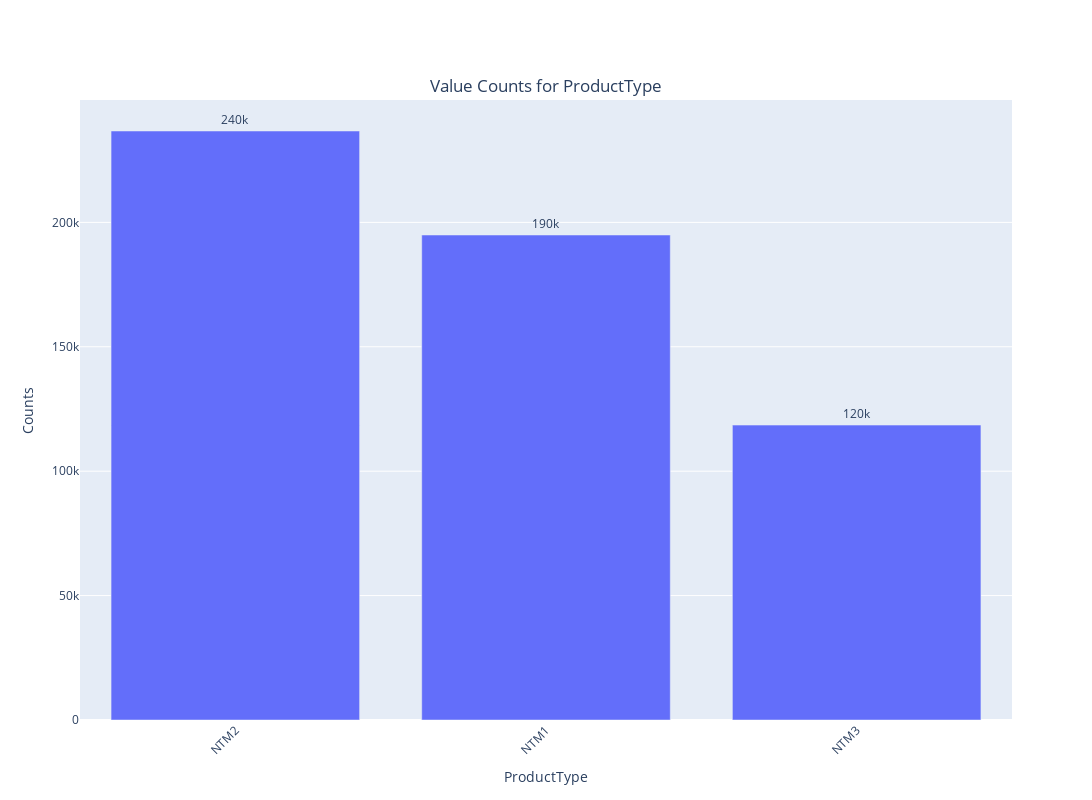
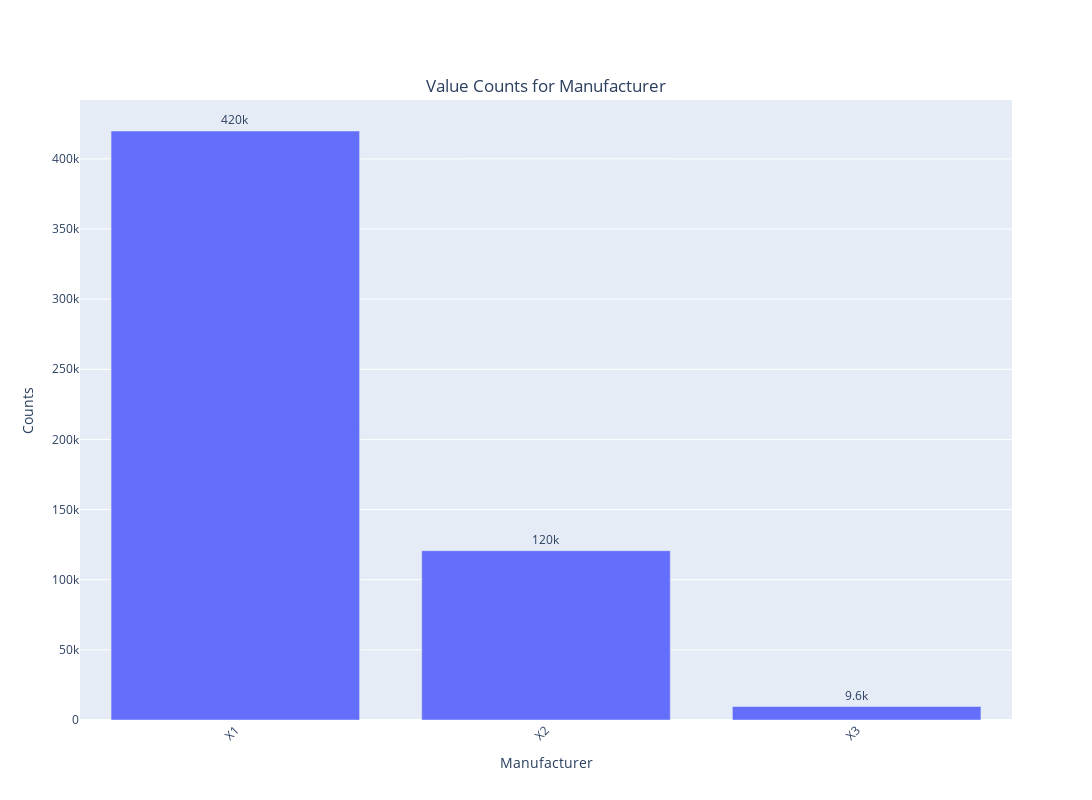
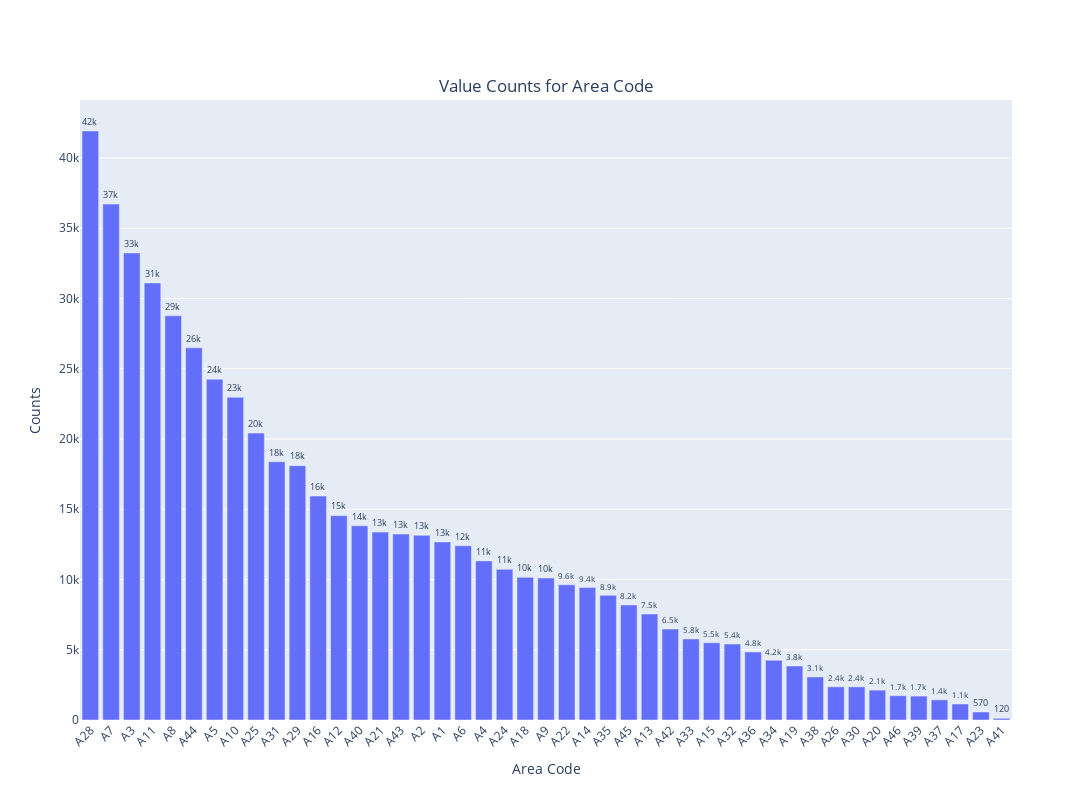
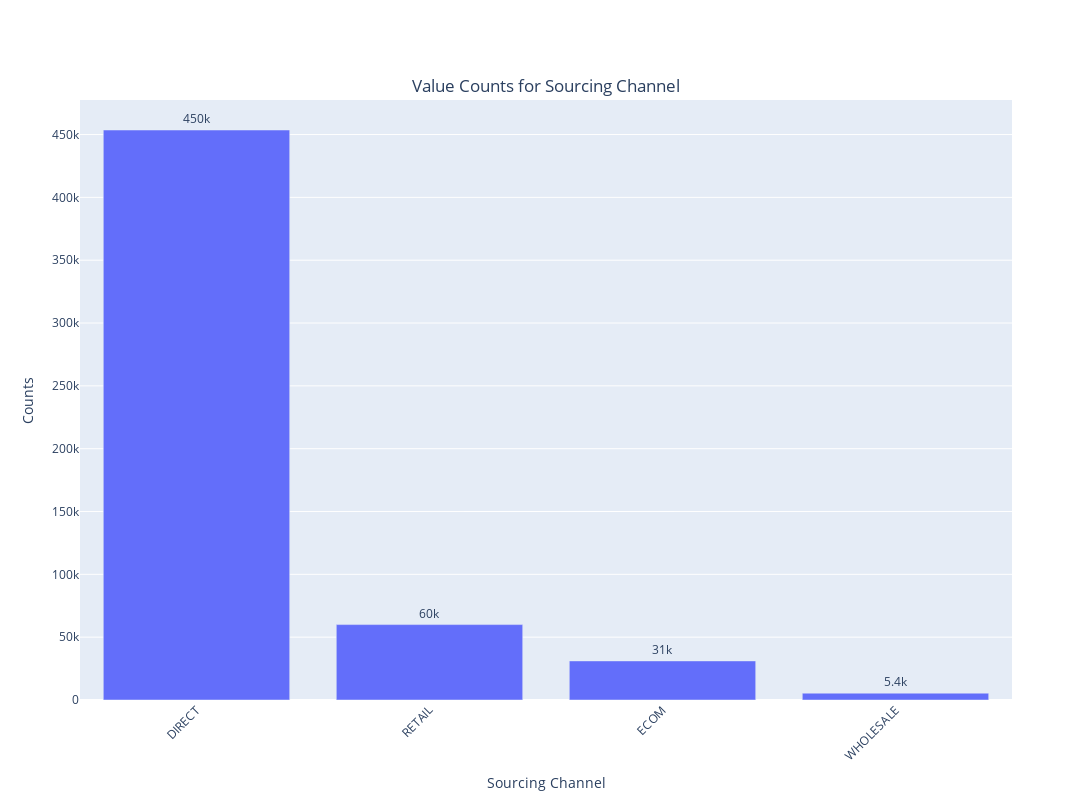

The notebook cell these images were saved under, in order:
### Code cell
# Assuming df is your DataFrame
categorical_columns = train_df.select_dtypes(include=['object' , "datetime64[ns]"]).columns

for column in categorical_columns:
    # Prepare the data
    data = train_df[column].value_counts().reset_index()
    data.columns = [column, 'Counts']

    # Create the plot
    fig = px.bar(data, 
                 x=column, 
                 y='Counts', 
                 text='Counts',  # Adding text to bars
                 labels={column: 'Category', 'Counts': 'Counts'}, 
                 title=f'Value Counts of {column}')
    

    # Customizing text position and styling
    fig.update_traces(texttemplate='%{text:.2s}', textposition='outside')
    
    # Customizing layout and axes
    fig.update_layout(
        xaxis_title=column,
        yaxis_title="Counts",
        title={
            'text': f'Value Counts for {column}',
            'y':0.9,
            'x':0.5,
            'xanchor': 'center',
            'yanchor': 'top'
        },
        xaxis_tickangle=-45 , # Angle the x-axis labels for better readability
        height=800,  # Set the height of the plot
        width=1200,  # Set the width of the plot
    )
    
    fig.show()

### Figure 1 — Plotly figure (JSON) as saved in the notebook; plotly's stock layout.template omitted (floating-point values rounded to 4 significant figures)
{"data": [{"alignmentgroup": "True", "hovertemplate": "Category=%{x}<br>Counts=%{text}<extra></extra>", "legendgroup": "", "marker": {"color": "#636efa", "pattern": {"shape": ""}}, "name": "", "offsetgroup": "", "orientation": "v", "showlegend": false, "text": [236726, 194923, 118527], "textposition": "outside", "texttemplate": "%{text:.2s}", "type": "bar", "x": ["NTM2", "NTM1", "NTM3"], "xaxis": "x", "y": [236726, 194923, 118527], "yaxis": "y"}], "layout": {"barmode": "relative", "height": 800, "legend": {"tracegroupgap": 0}, "title": {"text": "Value Counts for ProductType", "x": 0.5, "xanchor": "center", "y": 0.9, "yanchor": "top"}, "width": 1200, "xaxis": {"anchor": "y", "domain": [0, 1], "tickangle": -45, "title": {"text": "ProductType"}}, "yaxis": {"anchor": "x", "domain": [0, 1], "title": {"text": "Counts"}}}}

### Figure 2 — Plotly figure (JSON) as saved in the notebook; plotly's stock layout.template omitted (floating-point values rounded to 4 significant figures)
{"data": [{"alignmentgroup": "True", "hovertemplate": "Category=%{x}<br>Counts=%{text}<extra></extra>", "legendgroup": "", "marker": {"color": "#636efa", "pattern": {"shape": ""}}, "name": "", "offsetgroup": "", "orientation": "v", "showlegend": false, "text": [419857, 120695, 9624], "textposition": "outside", "texttemplate": "%{text:.2s}", "type": "bar", "x": ["X1", "X2", "X3"], "xaxis": "x", "y": [419857, 120695, 9624], "yaxis": "y"}], "layout": {"barmode": "relative", "height": 800, "legend": {"tracegroupgap": 0}, "title": {"text": "Value Counts for Manufacturer", "x": 0.5, "xanchor": "center", "y": 0.9, "yanchor": "top"}, "width": 1200, "xaxis": {"anchor": "y", "domain": [0, 1], "tickangle": -45, "title": {"text": "Manufacturer"}}, "yaxis": {"anchor": "x", "domain": [0, 1], "title": {"text": "Counts"}}}}

### Figure 3 — Plotly figure (JSON) as saved in the notebook; plotly's stock layout.template omitted (floating-point values rounded to 4 significant figures)
{"data": [{"alignmentgroup": "True", "hovertemplate": "Category=%{x}<br>Counts=%{text}<extra></extra>", "legendgroup": "", "marker": {"color": "#636efa", "pattern": {"shape": ""}}, "name": "", "offsetgroup": "", "orientation": "v", "showlegend": false, "text": [41925, 36723, 33247, 31111, 28772, 26490, 24252, 22970, 20422, 18379, 18105, 15938, 14547, 13820, 13374, 13234, 13145, 12676, 12399, 11326, 10725, 10154, 10107, 9624, 9424, 8877, 8188, 7548, 6470, 5769, 5496, 5408, 4843, 4249, 3839, 3065, 2360, 2357, 2126, 1732, 1702, 1432, 1139, 569, 118], "textposition": "outside", "texttemplate": "%{text:.2s}", "type": "bar", "x": ["A28", "A7", "A3", "A11", "A8", "A44", "A5", "A10", "A25", "A31", "A29", "A16", "A12", "A40", "A21", "A43", "A2", "A1", "A6", "A4", "A24", "A18", "A9", "A22", "A14", "A35", "A45", "A13", "A42", "A33", "A15", "A32", "A36", "A34", "A19", "A38", "A26", "A30", "A20", "A46", "A39", "A37", "A17", "A23", "A41"], "xaxis": "x", "y": [41925, 36723, 33247, 31111, 28772, 26490, 24252, 22970, 20422, 18379, 18105, 15938, 14547, 13820, 13374, 13234, 13145, 12676, 12399, 11326, 10725, 10154, 10107, 9624, 9424, 8877, 8188, 7548, 6470, 5769, 5496, 5408, 4843, 4249, 3839, 3065, 2360, 2357, 2126, 1732, 1702, 1432, 1139, 569, 118], "yaxis": "y"}], "layout": {"barmode": "relative", "height": 800, "legend": {"tracegroupgap": 0}, "title": {"text": "Value Counts for Area Code", "x": 0.5, "xanchor": "center", "y": 0.9, "yanchor": "top"}, "width": 1200, "xaxis": {"anchor": "y", "domain": [0, 1], "tickangle": -45, "title": {"text": "Area Code"}}, "yaxis": {"anchor": "x", "domain": [0, 1], "title": {"text": "Counts"}}}}

### Figure 4 — Plotly figure (JSON) as saved in the notebook; plotly's stock layout.template omitted (floating-point values rounded to 4 significant figures)
{"data": [{"alignmentgroup": "True", "hovertemplate": "Category=%{x}<br>Counts=%{text}<extra></extra>", "legendgroup": "", "marker": {"color": "#636efa", "pattern": {"shape": ""}}, "name": "", "offsetgroup": "", "orientation": "v", "showlegend": false, "text": [453617, 60011, 31106, 5442], "textposition": "outside", "texttemplate": "%{text:.2s}", "type": "bar", "x": ["DIRECT", "RETAIL", "ECOM", "WHOLESALE"], "xaxis": "x", "y": [453617, 60011, 31106, 5442], "yaxis": "y"}], "layout": {"barmode": "relative", "height": 800, "legend": {"tracegroupgap": 0}, "title": {"text": "Value Counts for Sourcing Channel", "x": 0.5, "xanchor": "center", "y": 0.9, "yanchor": "top"}, "width": 1200, "xaxis": {"anchor": "y", "domain": [0, 1], "tickangle": -45, "title": {"text": "Sourcing Channel"}}, "yaxis": {"anchor": "x", "domain": [0, 1], "title": {"text": "Counts"}}}}
